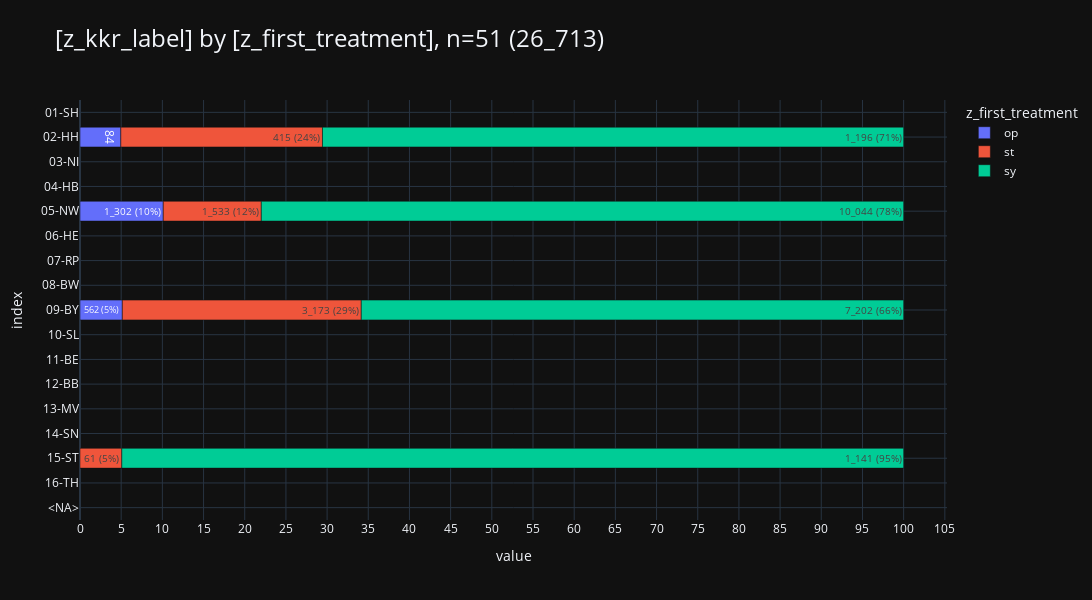

The notebook cell this image was saved under:
### Code cell
df_delay_kkr = db_delay.filter("left(z_kkr_label,2)::int8 in (2,5,9,15)").to_df().iloc[:,[0,2,1]]
display(df_delay_kkr)
pls.plot_stacked_bars(
    df_delay_kkr,
    height=600,
    width=1600,
    orientation="h",
    relative=True,
    show_pct_bar=True,
    kkr_col="z_kkr_label",
    # renderer="png",
    )

### Figure 1 — Plotly figure (JSON) as saved in the notebook; plotly's stock layout.template omitted (floating-point values rounded to 4 significant figures)
{"data": [{"hovertemplate": "col=op<br>value=%{x}<br>index=%{y}<br>cnt_pct_bar_str=%{text}<extra></extra>", "legendgroup": "op", "marker": {"color": "#636EFA", "pattern": {"shape": ""}}, "name": "op", "orientation": "h", "showlegend": true, "text": ["0", "84", "0", "0", "1_302 (10%)", "0", "0", "0", "562 (5%)", "0", "0", "0", "0", "0", "0", "0", "0"], "textposition": "auto", "type": "bar", "x": [0.0, 84.0, 0.0, 0.0, 1302.0, 0.0, 0.0, 0.0, 562.0, 0.0, 0.0, 0.0, 0.0, 0.0, 0.0, 0.0, 0.0], "xaxis": "x", "y": ["01-SH", "02-HH", "03-NI", "04-HB", "05-NW", "06-HE", "07-RP", "08-BW", "09-BY", "10-SL", "11-BE", "12-BB", "13-MV", "14-SN", "15-ST", "16-TH", "<NA>"], "yaxis": "y"}, {"hovertemplate": "col=st<br>value=%{x}<br>index=%{y}<br>cnt_pct_bar_str=%{text}<extra></extra>", "legendgroup": "st", "marker": {"color": "#EF553B", "pattern": {"shape": ""}}, "name": "st", "orientation": "h", "showlegend": true, "text": ["0", "415 (24%)", "0", "0", "1_533 (12%)", "0", "0", "0", "3_173 (29%)", "0", "0", "0", "0", "0", "61 (5%)", "0", "0"], "textposition": "auto", "type": "bar", "x": [0.0, 415.0, 0.0, 0.0, 1533.0, 0.0, 0.0, 0.0, 3173.0, 0.0, 0.0, 0.0, 0.0, 0.0, 61.0, 0.0, 0.0], "xaxis": "x", "y": ["01-SH", "02-HH", "03-NI", "04-HB", "05-NW", "06-HE", "07-RP", "08-BW", "09-BY", "10-SL", "11-BE", "12-BB", "13-MV", "14-SN", "15-ST", "16-TH", "<NA>"], "yaxis": "y"}, {"hovertemplate": "col=sy<br>value=%{x}<br>index=%{y}<br>cnt_pct_bar_str=%{text}<extra></extra>", "legendgroup": "sy", "marker": {"color": "#00CC96", "pattern": {"shape": ""}}, "name": "sy", "orientation": "h", "showlegend": true, "text": ["0", "1_196 (71%)", "0", "0", "10_044 (78%)", "0", "0", "0", "7_202 (66%)", "0", "0", "0", "0", "0", "1_141 (95%)", "0", "0"], "textposition": "auto", "type": "bar", "x": [0.0, 1196.0, 0.0, 0.0, 10040.0, 0.0, 0.0, 0.0, 7202.0, 0.0, 0.0, 0.0, 0.0, 0.0, 1141.0, 0.0, 0.0], "xaxis": "x", "y": ["01-SH", "02-HH", "03-NI", "04-HB", "05-NW", "06-HE", "07-RP", "08-BW", "09-BY", "10-SL", "11-BE", "12-BB", "13-MV", "14-SN", "15-ST", "16-TH", "<NA>"], "yaxis": "y"}], "layout": {"barmode": "relative", "barnorm": "percent", "height": 600, "legend": {"title": {"text": "z_first_treatment"}, "tracegroupgap": 0, "traceorder": "normal"}, "title": {"font": {"size": 24}, "text": "[z_kkr_label] by [z_first_treatment], n=51 (26_713)", "xanchor": "left", "y": 0.95, "yanchor": "top"}, "width": 1600, "xaxis": {"anchor": "y", "domain": [0, 1], "dtick": 5, "gridwidth": 1, "showgrid": true, "title": {"text": "value"}}, "yaxis": {"anchor": "x", "categoryarray": ["<NA>", "16-TH", "15-ST", "14-SN", "13-MV", "12-BB", "11-BE", "10-SL", "09-BY", "08-BW", "07-RP", "06-HE", "05-NW", "04-HB", "03-NI", "02-HH", "01-SH"], "categoryorder": "array", "domain": [0, 1], "gridwidth": 1, "showgrid": true, "title": {"text": "index"}}}}
